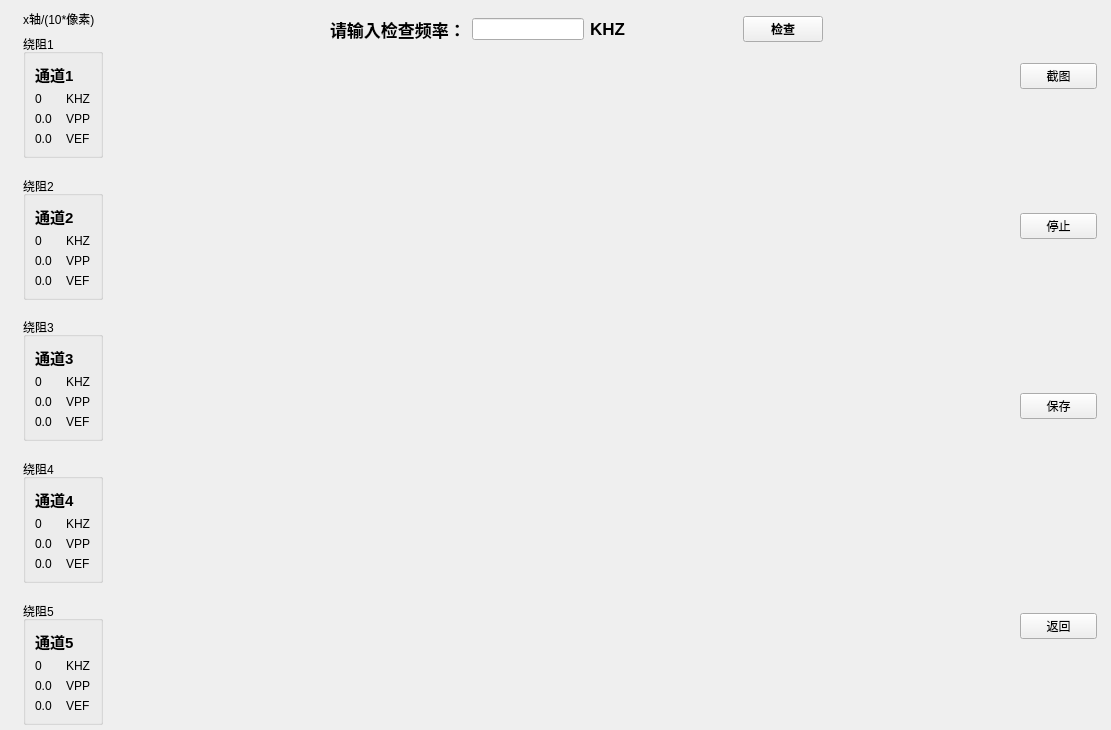
<?xml version="1.0" encoding="UTF-8"?>
<ui version="4.0">
 <class>fixCheck</class>
 <widget class="QWidget" name="fixCheck">
  <property name="geometry">
   <rect>
    <x>0</x>
    <y>0</y>
    <width>1111</width>
    <height>730</height>
   </rect>
  </property>
  <property name="minimumSize">
   <size>
    <width>1111</width>
    <height>730</height>
   </size>
  </property>
  <property name="maximumSize">
   <size>
    <width>1111</width>
    <height>730</height>
   </size>
  </property>
  <property name="windowTitle">
   <string>Form</string>
  </property>
  <widget class="QWidget" name="">
   <property name="geometry">
    <rect>
     <x>23</x>
     <y>10</y>
     <width>80</width>
     <height>715</height>
    </rect>
   </property>
   <layout class="QVBoxLayout" name="verticalLayout_7">
    <item>
     <widget class="QLabel" name="label_6">
      <property name="text">
       <string>x轴/(10*像素)</string>
      </property>
     </widget>
    </item>
    <item>
     <widget class="QGroupBox" name="groupBox_3">
      <property name="title">
       <string>绕阻1</string>
      </property>
      <layout class="QVBoxLayout" name="verticalLayout_2">
       <item>
        <widget class="QLabel" name="label_8">
         <property name="font">
          <font>
           <pointsize>11</pointsize>
           <weight>75</weight>
           <bold>true</bold>
          </font>
         </property>
         <property name="text">
          <string>通道1</string>
         </property>
        </widget>
       </item>
       <item>
        <layout class="QHBoxLayout" name="horizontalLayout_2">
         <item>
          <widget class="QLabel" name="ch0_fre">
           <property name="text">
            <string>0</string>
           </property>
          </widget>
         </item>
         <item>
          <widget class="QLabel" name="label_9">
           <property name="text">
            <string>KHZ</string>
           </property>
          </widget>
         </item>
        </layout>
       </item>
       <item>
        <layout class="QHBoxLayout" name="horizontalLayout_3">
         <item>
          <widget class="QLabel" name="ch0_vpp">
           <property name="text">
            <string>0.0</string>
           </property>
          </widget>
         </item>
         <item>
          <widget class="QLabel" name="label_10">
           <property name="text">
            <string>VPP</string>
           </property>
          </widget>
         </item>
        </layout>
       </item>
       <item>
        <layout class="QHBoxLayout" name="horizontalLayout_12">
         <item>
          <widget class="QLabel" name="ch0_vef">
           <property name="text">
            <string>0.0</string>
           </property>
          </widget>
         </item>
         <item>
          <widget class="QLabel" name="label_34">
           <property name="text">
            <string>VEF</string>
           </property>
          </widget>
         </item>
        </layout>
       </item>
      </layout>
     </widget>
    </item>
    <item>
     <spacer name="verticalSpacer_2">
      <property name="orientation">
       <enum>Qt::Vertical</enum>
      </property>
      <property name="sizeHint" stdset="0">
       <size>
        <width>20</width>
        <height>28</height>
       </size>
      </property>
     </spacer>
    </item>
    <item>
     <widget class="QGroupBox" name="groupBox_4">
      <property name="title">
       <string>绕阻2</string>
      </property>
      <layout class="QVBoxLayout" name="verticalLayout_3">
       <item>
        <widget class="QLabel" name="label_15">
         <property name="font">
          <font>
           <pointsize>11</pointsize>
           <weight>75</weight>
           <bold>true</bold>
          </font>
         </property>
         <property name="text">
          <string>通道2</string>
         </property>
        </widget>
       </item>
       <item>
        <layout class="QHBoxLayout" name="horizontalLayout_4">
         <item>
          <widget class="QLabel" name="ch1_fre">
           <property name="text">
            <string>0</string>
           </property>
          </widget>
         </item>
         <item>
          <widget class="QLabel" name="label_14">
           <property name="text">
            <string>KHZ</string>
           </property>
          </widget>
         </item>
        </layout>
       </item>
       <item>
        <layout class="QHBoxLayout" name="horizontalLayout_5">
         <item>
          <widget class="QLabel" name="ch1_vpp">
           <property name="text">
            <string>0.0</string>
           </property>
          </widget>
         </item>
         <item>
          <widget class="QLabel" name="label_17">
           <property name="text">
            <string>VPP</string>
           </property>
          </widget>
         </item>
        </layout>
       </item>
       <item>
        <layout class="QHBoxLayout" name="horizontalLayout_13">
         <item>
          <widget class="QLabel" name="ch1_vef">
           <property name="text">
            <string>0.0</string>
           </property>
          </widget>
         </item>
         <item>
          <widget class="QLabel" name="label_35">
           <property name="text">
            <string>VEF</string>
           </property>
          </widget>
         </item>
        </layout>
       </item>
      </layout>
     </widget>
    </item>
    <item>
     <spacer name="verticalSpacer">
      <property name="orientation">
       <enum>Qt::Vertical</enum>
      </property>
      <property name="sizeHint" stdset="0">
       <size>
        <width>20</width>
        <height>28</height>
       </size>
      </property>
     </spacer>
    </item>
    <item>
     <widget class="QGroupBox" name="groupBox_5">
      <property name="title">
       <string>绕阻3</string>
      </property>
      <layout class="QVBoxLayout" name="verticalLayout_4">
       <item>
        <widget class="QLabel" name="label_20">
         <property name="font">
          <font>
           <pointsize>11</pointsize>
           <weight>75</weight>
           <bold>true</bold>
          </font>
         </property>
         <property name="text">
          <string>通道3</string>
         </property>
        </widget>
       </item>
       <item>
        <layout class="QHBoxLayout" name="horizontalLayout_6">
         <item>
          <widget class="QLabel" name="ch2_fre">
           <property name="text">
            <string>0</string>
           </property>
          </widget>
         </item>
         <item>
          <widget class="QLabel" name="label_19">
           <property name="text">
            <string>KHZ</string>
           </property>
          </widget>
         </item>
        </layout>
       </item>
       <item>
        <layout class="QHBoxLayout" name="horizontalLayout_7">
         <item>
          <widget class="QLabel" name="ch2_vpp">
           <property name="text">
            <string>0.0</string>
           </property>
          </widget>
         </item>
         <item>
          <widget class="QLabel" name="label_22">
           <property name="text">
            <string>VPP</string>
           </property>
          </widget>
         </item>
        </layout>
       </item>
       <item>
        <layout class="QHBoxLayout" name="horizontalLayout_14">
         <item>
          <widget class="QLabel" name="ch2_vef">
           <property name="text">
            <string>0.0</string>
           </property>
          </widget>
         </item>
         <item>
          <widget class="QLabel" name="label_36">
           <property name="text">
            <string>VEF</string>
           </property>
          </widget>
         </item>
        </layout>
       </item>
      </layout>
     </widget>
    </item>
    <item>
     <spacer name="verticalSpacer_3">
      <property name="orientation">
       <enum>Qt::Vertical</enum>
      </property>
      <property name="sizeHint" stdset="0">
       <size>
        <width>20</width>
        <height>28</height>
       </size>
      </property>
     </spacer>
    </item>
    <item>
     <widget class="QGroupBox" name="groupBox_6">
      <property name="title">
       <string>绕阻4</string>
      </property>
      <layout class="QVBoxLayout" name="verticalLayout_5">
       <item>
        <widget class="QLabel" name="label_23">
         <property name="font">
          <font>
           <pointsize>11</pointsize>
           <weight>75</weight>
           <bold>true</bold>
          </font>
         </property>
         <property name="text">
          <string>通道4</string>
         </property>
        </widget>
       </item>
       <item>
        <layout class="QHBoxLayout" name="horizontalLayout_8">
         <item>
          <widget class="QLabel" name="ch3_fre">
           <property name="text">
            <string>0</string>
           </property>
          </widget>
         </item>
         <item>
          <widget class="QLabel" name="label_25">
           <property name="text">
            <string>KHZ</string>
           </property>
          </widget>
         </item>
        </layout>
       </item>
       <item>
        <layout class="QHBoxLayout" name="horizontalLayout_9">
         <item>
          <widget class="QLabel" name="ch3_vpp">
           <property name="text">
            <string>0.0</string>
           </property>
          </widget>
         </item>
         <item>
          <widget class="QLabel" name="label_27">
           <property name="text">
            <string>VPP</string>
           </property>
          </widget>
         </item>
        </layout>
       </item>
       <item>
        <layout class="QHBoxLayout" name="horizontalLayout_15">
         <item>
          <widget class="QLabel" name="ch3_vef">
           <property name="text">
            <string>0.0</string>
           </property>
          </widget>
         </item>
         <item>
          <widget class="QLabel" name="label_37">
           <property name="text">
            <string>VEF</string>
           </property>
          </widget>
         </item>
        </layout>
       </item>
      </layout>
     </widget>
    </item>
    <item>
     <spacer name="verticalSpacer_4">
      <property name="orientation">
       <enum>Qt::Vertical</enum>
      </property>
      <property name="sizeHint" stdset="0">
       <size>
        <width>20</width>
        <height>28</height>
       </size>
      </property>
     </spacer>
    </item>
    <item>
     <widget class="QGroupBox" name="groupBox_7">
      <property name="title">
       <string>绕阻5</string>
      </property>
      <layout class="QVBoxLayout" name="verticalLayout_6">
       <item>
        <widget class="QLabel" name="label_28">
         <property name="font">
          <font>
           <pointsize>11</pointsize>
           <weight>75</weight>
           <bold>true</bold>
          </font>
         </property>
         <property name="text">
          <string>通道5</string>
         </property>
        </widget>
       </item>
       <item>
        <layout class="QHBoxLayout" name="horizontalLayout_10">
         <item>
          <widget class="QLabel" name="ch4_fre">
           <property name="text">
            <string>0</string>
           </property>
          </widget>
         </item>
         <item>
          <widget class="QLabel" name="label_30">
           <property name="text">
            <string>KHZ</string>
           </property>
          </widget>
         </item>
        </layout>
       </item>
       <item>
        <layout class="QHBoxLayout" name="horizontalLayout_11">
         <item>
          <widget class="QLabel" name="ch4_vpp">
           <property name="text">
            <string>0.0</string>
           </property>
          </widget>
         </item>
         <item>
          <widget class="QLabel" name="label_32">
           <property name="text">
            <string>VPP</string>
           </property>
          </widget>
         </item>
        </layout>
       </item>
       <item>
        <layout class="QHBoxLayout" name="horizontalLayout_16">
         <item>
          <widget class="QLabel" name="ch4_vef">
           <property name="text">
            <string>0.0</string>
           </property>
          </widget>
         </item>
         <item>
          <widget class="QLabel" name="label_38">
           <property name="text">
            <string>VEF</string>
           </property>
          </widget>
         </item>
        </layout>
       </item>
      </layout>
     </widget>
    </item>
   </layout>
  </widget>
  <widget class="QWidget" name="">
   <property name="geometry">
    <rect>
     <x>109</x>
     <y>10</y>
     <width>905</width>
     <height>686</height>
    </rect>
   </property>
   <layout class="QVBoxLayout" name="verticalLayout">
    <item>
     <layout class="QHBoxLayout" name="horizontalLayout">
      <item>
       <spacer name="horizontalSpacer">
        <property name="orientation">
         <enum>Qt::Horizontal</enum>
        </property>
        <property name="sizeHint" stdset="0">
         <size>
          <width>221</width>
          <height>28</height>
         </size>
        </property>
       </spacer>
      </item>
      <item>
       <widget class="QLabel" name="label">
        <property name="font">
         <font>
          <pointsize>13</pointsize>
          <weight>75</weight>
          <bold>true</bold>
         </font>
        </property>
        <property name="text">
         <string>请输入检查频率：</string>
        </property>
       </widget>
      </item>
      <item>
       <widget class="QLineEdit" name="lineHZ"/>
      </item>
      <item>
       <widget class="QLabel" name="label_3">
        <property name="font">
         <font>
          <pointsize>13</pointsize>
          <weight>75</weight>
          <bold>true</bold>
         </font>
        </property>
        <property name="text">
         <string>KHZ</string>
        </property>
       </widget>
      </item>
      <item>
       <spacer name="horizontalSpacer_3">
        <property name="orientation">
         <enum>Qt::Horizontal</enum>
        </property>
        <property name="sizeHint" stdset="0">
         <size>
          <width>71</width>
          <height>28</height>
         </size>
        </property>
       </spacer>
      </item>
      <item>
       <widget class="QPushButton" name="chekbt">
        <property name="font">
         <font>
          <weight>75</weight>
          <bold>true</bold>
         </font>
        </property>
        <property name="text">
         <string>检查</string>
        </property>
       </widget>
      </item>
      <item>
       <spacer name="horizontalSpacer_2">
        <property name="orientation">
         <enum>Qt::Horizontal</enum>
        </property>
        <property name="sizeHint" stdset="0">
         <size>
          <width>191</width>
          <height>28</height>
         </size>
        </property>
       </spacer>
      </item>
     </layout>
    </item>
    <item>
     <spacer name="horizontalSpacer_5">
      <property name="orientation">
       <enum>Qt::Horizontal</enum>
      </property>
      <property name="sizeHint" stdset="0">
       <size>
        <width>898</width>
        <height>648</height>
       </size>
      </property>
     </spacer>
    </item>
   </layout>
  </widget>
  <widget class="QWidget" name="">
   <property name="geometry">
    <rect>
     <x>1020</x>
     <y>10</y>
     <width>77</width>
     <height>682</height>
    </rect>
   </property>
   <layout class="QVBoxLayout" name="verticalLayout_8">
    <item>
     <spacer name="verticalSpacer_8">
      <property name="orientation">
       <enum>Qt::Vertical</enum>
      </property>
      <property name="sizeHint" stdset="0">
       <size>
        <width>20</width>
        <height>38</height>
       </size>
      </property>
     </spacer>
    </item>
    <item>
     <widget class="QPushButton" name="snapbt">
      <property name="text">
       <string>截图</string>
      </property>
     </widget>
    </item>
    <item>
     <spacer name="verticalSpacer_6">
      <property name="orientation">
       <enum>Qt::Vertical</enum>
      </property>
      <property name="sizeHint" stdset="0">
       <size>
        <width>20</width>
        <height>118</height>
       </size>
      </property>
     </spacer>
    </item>
    <item>
     <widget class="QPushButton" name="stopbt">
      <property name="text">
       <string>停止</string>
      </property>
     </widget>
    </item>
    <item>
     <spacer name="verticalSpacer_7">
      <property name="orientation">
       <enum>Qt::Vertical</enum>
      </property>
      <property name="sizeHint" stdset="0">
       <size>
        <width>20</width>
        <height>148</height>
       </size>
      </property>
     </spacer>
    </item>
    <item>
     <widget class="QPushButton" name="savebt">
      <property name="text">
       <string>保存</string>
      </property>
     </widget>
    </item>
    <item>
     <spacer name="verticalSpacer_5">
      <property name="orientation">
       <enum>Qt::Vertical</enum>
      </property>
      <property name="sizeHint" stdset="0">
       <size>
        <width>20</width>
        <height>188</height>
       </size>
      </property>
     </spacer>
    </item>
    <item>
     <widget class="QPushButton" name="retbt">
      <property name="text">
       <string>返回</string>
      </property>
     </widget>
    </item>
    <item>
     <spacer name="verticalSpacer_9">
      <property name="orientation">
       <enum>Qt::Vertical</enum>
      </property>
      <property name="sizeHint" stdset="0">
       <size>
        <width>20</width>
        <height>48</height>
       </size>
      </property>
     </spacer>
    </item>
   </layout>
  </widget>
 </widget>
 <resources/>
 <connections/>
</ui>
